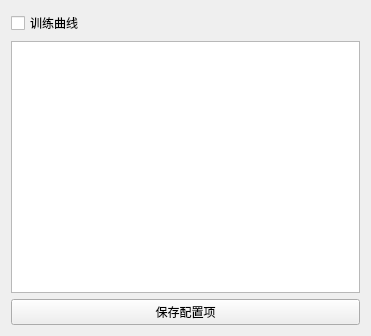
<?xml version="1.0" encoding="UTF-8"?>
<ui version="4.0">
 <class>teTrainParameterClass</class>
 <widget class="QWidget" name="teTrainParameterClass">
  <property name="geometry">
   <rect>
    <x>0</x>
    <y>0</y>
    <width>371</width>
    <height>336</height>
   </rect>
  </property>
  <property name="windowTitle">
   <string>teTrainParameter</string>
  </property>
  <layout class="QVBoxLayout" name="verticalLayout">
   <item>
    <widget class="QCheckBox" name="TrainingCurveCBox">
     <property name="text">
      <string>训练曲线</string>
     </property>
    </widget>
   </item>
   <item>
    <widget class="te::ObjectTreeWidget" name="treeView"/>
   </item>
   <item>
    <widget class="QPushButton" name="SaveButton">
     <property name="text">
      <string>保存配置项</string>
     </property>
    </widget>
   </item>
  </layout>
 </widget>
 <layoutdefault spacing="6" margin="11"/>
 <customwidgets>
  <customwidget>
   <class>te::ObjectTreeWidget</class>
   <extends>QTreeView</extends>
   <header>teObjectTreeWidget.h</header>
  </customwidget>
 </customwidgets>
 <resources/>
 <connections/>
</ui>
